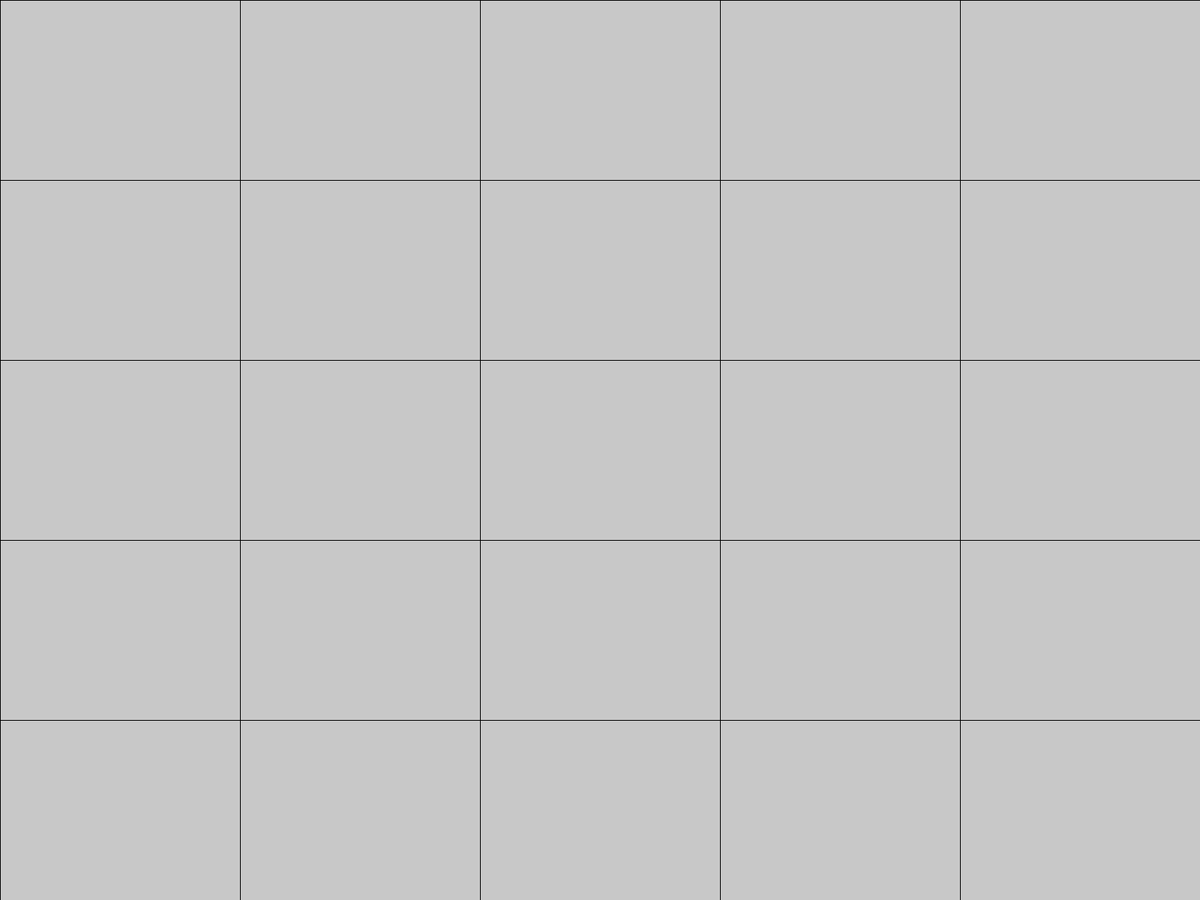
Frame 1 (no input)
Frame 60 (the mouse pressed at the canvas centre just before this capture): identical to frame 1, image omitted
Frame 120 (the mouse held since frame 60 and released just before this capture): identical to frame 1, image omitted

The Processing sketch that drew this single still picture (run headless with seeded random() and noise(); from frame 60 on, the mouse is pressed at the canvas centre):

// Processing sketch: pathingexample
// ── pathingexample.pde
ArrayList<tile> tiles;
int collone = 5;
int ligne = 5;


void setup(){
  fullScreen();
  tiles = new ArrayList <tile>();
  makeboard();
}

void draw(){
  background(200,200,200);
  showboard();
}

void makeboard(){
  for (int c = 0;c<collone;c++){
    for (int l = 0;l<ligne;l++){
      tiles.add(new tile(c,l,"background"));
      
    }
  }
}

void showboard(){
  for(int i = 0;i<tiles.size();i++){
    tiles.get(i).dessiner();
  }
}

void makewall(){
  //
  
}

// ── cadrillage.pde
class tile{
  int c;
  int l;
  String type;
  tile(int c, int l,String type){
    this.c = c;
    this.l = l;
    this.type = type;
  }
  void dessiner(){
    if (type == "background"){
        fill(200,200,200);
    }else{
        fill(100,100,0);
    }
    rect(l*(width/ligne),c*(height/collone),(l+1)*(width/ligne),(c+1)*(height/collone));
  }
  
}
